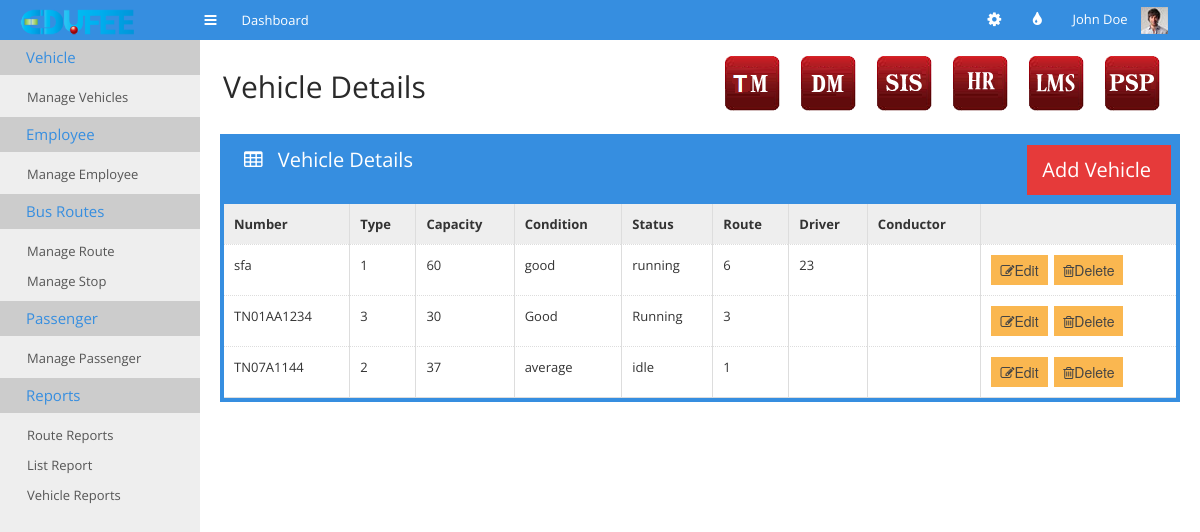
Before: /tm-manage-vehicles.php with the older database file.
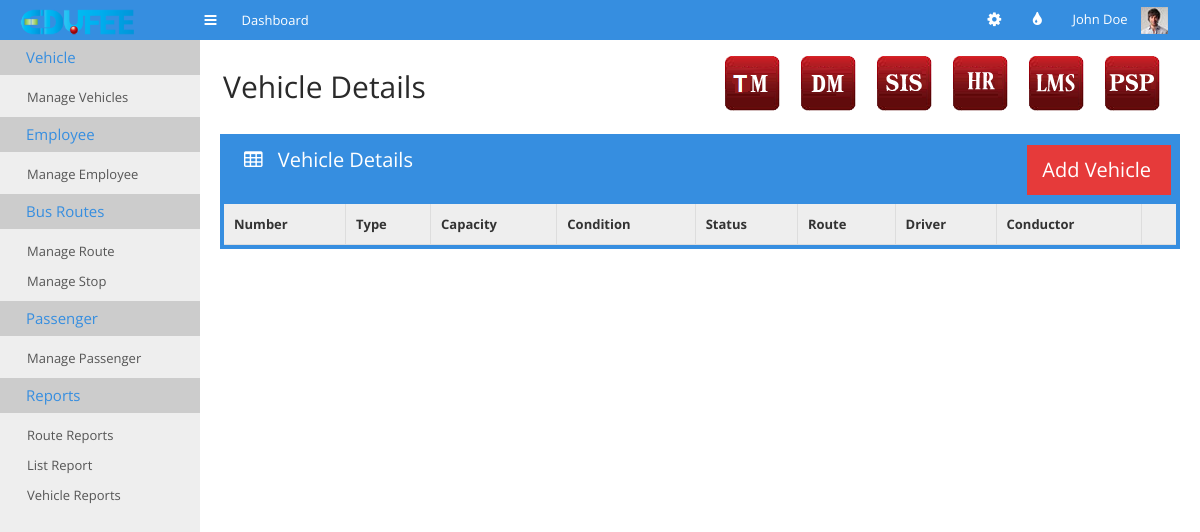
After: the same page with the newer database file.
### tables this page shows
CREATE TABLE IF NOT EXISTS `tm_vehicle_details` (
  `number` varchar(20) DEFAULT NULL,
  `type` text,
  `capacity` int(11) DEFAULT NULL,
  `vehicle_condition` text,
  `vehicle_status` text,
  `route` int(11) DEFAULT NULL,
  `driver` int(11) DEFAULT NULL,
  `conductor` int(11) DEFAULT NULL
);

### tm-manage-vehicles.php (the view, shortened to what this page needs)
 <!doctype html>
<html>
<head>
	<link rel="stylesheet" href="css/bootstrap.min.css">
	<link rel="stylesheet" href="css/bootstrap-responsive.min.css">
	<link rel="stylesheet" href="css/plugins/jquery-ui/smoothness/jquery-ui.css">
	<link rel="stylesheet" href="css/plugins/jquery-ui/smoothness/jquery.ui.theme.css">
	<link rel="stylesheet" href="css/style.css">
	<link rel="stylesheet" href="css/themes.css">
</head>
<body>
	<div id="navigation">
		<div class="container-fluid">
			<a href="#" id="brand"></a>
			<a href="#" class="toggle-nav" rel="tooltip" data-placement="bottom" title="Toggle navigation"><i class="icon-reorder"></i></a>
			<ul class='main-nav'>
				<li>
					<a href="index.html">
						<span>Dashboard</span>
					</a>
				</li>
			</ul>
			<div class="user">
				<ul class="icon-nav">
					<li class="dropdown sett">
						<a href="#" class='dropdown-toggle' data-toggle="dropdown"><i class="icon-cog"></i></a>
					</li>
					<li class='dropdown colo'>
						<a href="#" class='dropdown-toggle' data-toggle="dropdown"><i class="icon-tint"></i></a>
					</li>
				</ul>
				<div class="dropdown">
					<a href="#" class='dropdown-toggle' data-toggle="dropdown">John Doe <img src="img/demo/user-avatar.jpg" alt=""></a>
				</div>
			</div>
		</div>
	</div>
	<div class="container-fluid" id="content">
		<?php
require_once "cms.php";
?>
		<div id="main">
			<div class="container-fluid">
				<div class="page-header">
					<div class="pull-left">
						<h1>Vehicle Details</h1>
					</div>
					<div class="pull-right">
					    <ul class="minitiles" style="display:inline !important;">
					    	<li><a href="tm_main.html"><img src="img/tm_icon.png" alt=""></a></li>
					        <li><a href="http://www.edufee.com/subscribe_donation/"><img src="img/dm_icon.png" alt=""></a></li>
					        <li> <a href="http://www.edufee.com/SIS/home/"><img src="img/sis_icon.png" alt="" style="border:none;" border="0"/></a> </li>
					    	<li><a href="http://www.edufee.com/hrm/symfony/web/index.php/admin/LandingPage"><img src="img/hr_icon.png" alt=""></a></li>
					        <li> <a href="http://www.edufee.com/openbiblio/catalog/home.php"><img src="img/lms_icon.png" alt="" style="border:none;" border="0"/></a> </li>
					      <li><a href="http://www.edufee.com/psp_dashboard/psp"><img src="img/psp_icon.png" alt="" border="0"/>
					      </a></li>
					    </ul>
					</div>
				</div>
			<div class="row-fluid">
					<div class="span12">
						<div class="box box-color box-bordered">
							<div class="box-title">
								<h3>
									<i class="icon-table"></i>
									Vehicle Details
								</h3>
								<div class="pull-right" style="margin-right: 5px;">
									<ul class="pull-right stats"><li class="lightred">
											<a href="tm-add-vehicle.php">
												<div  style="margin-right: 5px;">
													<h3>Add Vehicle</h3>
												</div>
											</a>
										</li></ul>
								</div>
							</div>
							<div class="box-content nopadding">
								<table class="table table-hover table-nomargin table-bordered">
									<thead>
										<tr>
											<th>Number</th>
											<th>Type</th>
											<th class='hidden-350'>Capacity</th>
											<th class="hidden-480">Condition</th>
											<th class='hidden-1024'>Status</th>
											<th class="hidden-1024">Route</th>
											<th class="hidden-1024">Driver</th>
											<th class="hidden-1024">Conductor</th>
											<th></th>
										</tr>
									</thead>
									<tbody>
									<?php
										require_once "datas.php";
										$dbconnection = connectSQL($dbdetails);
										if(mysqli_connect_errno())
								        {
								            echo "db_connection_fail";
								        }
								        else
								        {
								        	$sql="select * from tm_vehicle_details";
								        	$result=mysqli_query($dbconnection,$sql);
								        	while($row=mysqli_fetch_array($result))
											{
												echo '<tr><td>'.$row['number'].'</td><td>'.$row['type'].'</td><td class="hidden-350">'
													.$row['capacity'].'</td><td class="hidden-480">'.$row['vehicle_condition']
													.'</td><td class="hidden-1024">'.$row['vehicle_status'].'</td><td class="hidden-1024">'
													.$row['route'].'</td><td class="hidden-1024">'.$row['driver'].'</td><td class="hidden-1024">'
													.$row['conductor'].'</td><td><button class="edit btn btn-warning" value="'.$row['route']
													.'"><i class="icon-edit"></i>Edit</button><span>&nbsp&nbsp</span><button class="delete btn btn-warning" value="'.$row['route']
													.'"><i class="icon-trash"></i>Delete</button></td></tr>';
											}
								        }
									?>
									</tbody>
								</table>
							</div>
						</div>
					</div>
				</div>
			</div>
		</div>
</body>
</html>

Changed rows visible on the page:
removed tm_vehicle_details: number "sfa", type "1", capacity "60", vehicle_condition "good", vehicle_status "running", route "6", driver "23"
removed tm_vehicle_details: number "TN01AA1234", type "3", capacity "30", vehicle_condition "Good", vehicle_status "Running", route "3"
removed tm_vehicle_details: number "TN07A1144", type "2", capacity "37", vehicle_condition "average", vehicle_status "idle", route "1"
